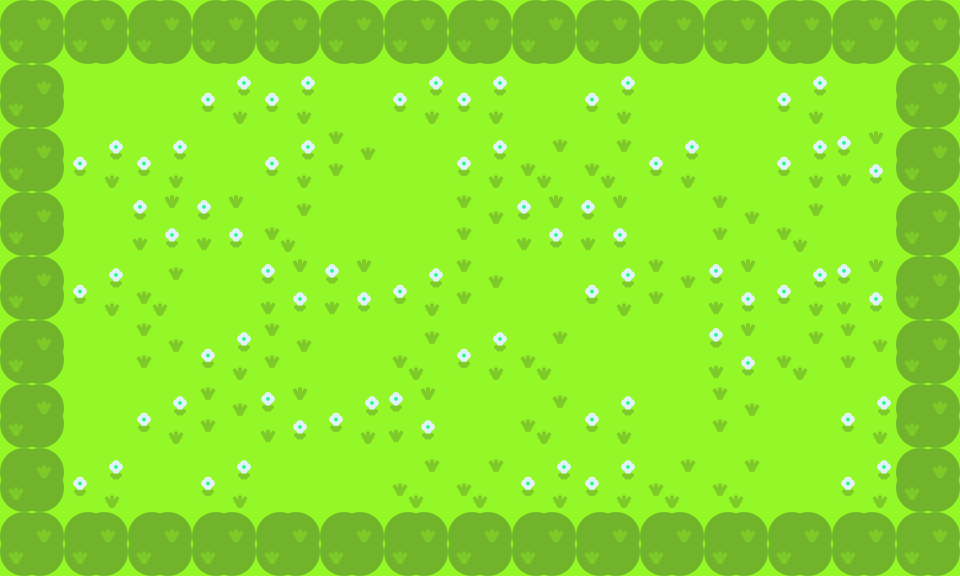

This is a level from a 2D game, rendered from its Tiled map with the project's own tilesets. A one-line summary and the map file follow, with tile-layer data summarised:
An orthogonal 15x9 tile map with 64x64 px tiles, 1 tile layer (Floor) and 28 objects (10x centre, 5x top, 5x bottom, 2x top-corner, 2x left-side, ...).

<map version="1.0" orientation="orthogonal" width="15" height="9" tilewidth="64" tileheight="64">
 <tileset firstgid="1" name="tileset" tilewidth="64" tileheight="64">
  <image source="../tileset.png" width="384" height="128" />
 </tileset>
 <layer name="Floor" width="15" height="9">
  <data>[135 cells, 135 non-empty, 6 distinct tile ids]</data>
 </layer>
 <objectgroup name="Arrows" width="15" height="9" visible="0">
  <object name="top-corner" type="top-corner" gid="10" x="64" y="128">
   <properties>
    <property name="directions" value="[0, 1]" />
   </properties>
  </object>
  <object name="top" type="top" gid="10" x="192" y="128">
   <properties>
    <property name="directions" value="[0, 1, 2]" />
   </properties>
  </object>
  <object name="top" type="top" gid="10" x="320" y="128">
   <properties>
    <property name="directions" value="[0, 1, 2]" />
   </properties>
  </object>
  <object name="top" type="top" gid="10" x="448" y="128">
   <properties>
    <property name="directions" value="[0, 1, 2]" />
   </properties>
  </object>
  <object name="top" type="top" gid="10" x="576" y="128">
   <properties>
    <property name="directions" value="[0, 1, 2]" />
   </properties>
  </object>
  <object name="top" type="top" gid="10" x="704" y="128">
   <properties>
    <property name="directions" value="[0, 1, 2]" />
   </properties>
  </object>
  <object name="top-right" type="top-corner" gid="10" x="832" y="128">
   <properties>
    <property name="directions" value="[1, 2]" />
   </properties>
  </object>
  <object name="left" type="left-side" gid="10" x="64" y="256">
   <properties>
    <property name="directions" value="[0, 1, 3]" />
   </properties>
  </object>
  <object name="left" type="left-side" gid="10" x="64" y="384">
   <properties>
    <property name="directions" value="[0, 1, 3]" />
   </properties>
  </object>
  <object name="bottom-left" type="bottom-corner" gid="10" x="64" y="512">
   <properties>
    <property name="directions" value="[0, 3]" />
   </properties>
  </object>
  <object name="bottom" type="bottom" gid="10" x="192" y="512">
   <properties>
    <property name="direction" value="[0, 2, 3]" />
   </properties>
  </object>
  <object name="bottom" type="bottom" gid="10" x="320" y="512">
   <properties>
    <property name="direction" value="[0, 2, 3]" />
   </properties>
  </object>
  <object name="bottom" type="bottom" gid="10" x="448" y="512">
   <properties>
    <property name="direction" value="[0, 2, 3]" />
   </properties>
  </object>
  <object name="bottom" type="bottom" gid="10" x="576" y="512">
   <properties>
    <property name="direction" value="[0, 2, 3]" />
   </properties>
  </object>
  <object name="bottom" type="bottom" gid="10" x="704" y="512">
   <properties>
    <property name="direction" value="[0, 2, 3]" />
   </properties>
  </object>
  <object name="bottom-right" type="bottom-corner" gid="10" x="832" y="512">
   <properties>
    <property name="directions" value="[2, 3]" />
   </properties>
  </object>
  <object name="right" type="right-side" gid="10" x="832" y="256">
   <properties>
    <property name="directions" value="[1, 2, 3]" />
   </properties>
  </object>
  <object name="right" type="right-side" gid="10" x="832" y="384">
   <properties>
    <property name="directions" value="[1, 2, 3]" />
   </properties>
  </object>
  <object name="centre" type="centre" gid="10" x="192" y="256">
   <properties>
    <property name="directions" value="[0, 1, 2, 3]" />
   </properties>
  </object>
  <object name="centre" type="centre" gid="10" x="320" y="256">
   <properties>
    <property name="directions" value="[0, 1, 2, 3]" />
   </properties>
  </object>
  <object name="centre" type="centre" gid="10" x="448" y="256">
   <properties>
    <property name="directions" value="[0, 1, 2, 3]" />
   </properties>
  </object>
  <object name="centre" type="centre" gid="10" x="576" y="256">
   <properties>
    <property name="directions" value="[0, 1, 2, 3]" />
   </properties>
  </object>
  <object name="centre" type="centre" gid="10" x="704" y="256">
   <properties>
    <property name="directions" value="[0, 1, 2, 3]" />
   </properties>
  </object>
  <object name="centre" type="centre" gid="10" x="192" y="384">
   <properties>
    <property name="directions" value="[0, 1, 2, 3]" />
   </properties>
  </object>
  <object name="centre" type="centre" gid="10" x="320" y="384">
   <properties>
    <property name="directions" value="[0, 1, 2, 3]" />
   </properties>
  </object>
  <object name="centre" type="centre" gid="10" x="448" y="384">
   <properties>
    <property name="directions" value="[0, 1, 2, 3]" />
   </properties>
  </object>
  <object name="centre" type="centre" gid="10" x="576" y="384">
   <properties>
    <property name="directions" value="[0, 1, 2, 3]" />
   </properties>
  </object>
  <object name="centre" type="centre" gid="10" x="704" y="384">
   <properties>
    <property name="directions" value="[0, 1, 2, 3]" />
   </properties>
  </object>
 </objectgroup>
</map>